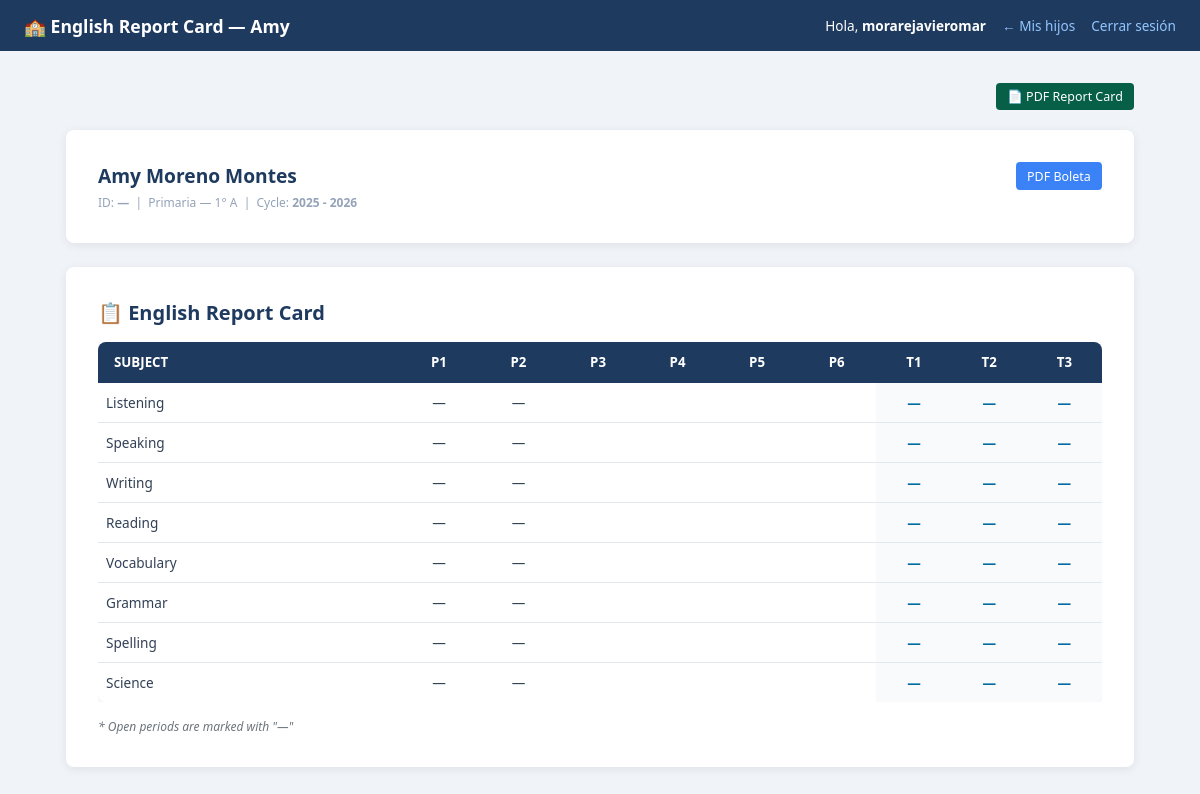
The app's page /padre/boleta_ingles.php?alumno_id=1 (signed in) with its own data.
### tables this page shows
CREATE TABLE `alumnos` (
  `id` int(10) unsigned NOT NULL AUTO_INCREMENT,
  `user_id` int(10) unsigned NOT NULL,
  `matricula` varchar(25) DEFAULT NULL,
  `nombre` varchar(100) NOT NULL,
  `apellido_paterno` varchar(60) NOT NULL,
  `apellido_materno` varchar(60) DEFAULT NULL,
  `curp` char(18) DEFAULT NULL,
  `fecha_nacimiento` date NOT NULL,
  `fecha_ingreso` date NOT NULL,
  `genero` enum('masculino','femenino','otro') NOT NULL,
  `rol` enum('estudiante') NOT NULL DEFAULT 'estudiante',
  `grado` tinyint(3) unsigned NOT NULL COMMENT '1-6',
  `grupo` enum('A','B','C','D') NOT NULL,
  `seccion` enum('maternal','preescolar','primaria','secundaria') NOT NULL,
  `activo` tinyint(1) NOT NULL DEFAULT 1,
  `creado_en` datetime NOT NULL DEFAULT current_timestamp(),
  `estatus` enum('nuevo_ingreso','reinscripcion','regular','baja') NOT NULL DEFAULT 'regular' COMMENT 'Estatus del alumno',
  `beca_interna` decimal(10,2) NOT NULL DEFAULT 0.00 COMMENT 'Monto de beca interna',
  `beca_externa` decimal(10,2) NOT NULL DEFAULT 0.00 COMMENT 'Monto de beca externa',
  PRIMARY KEY (`id`),
  UNIQUE KEY `user_id` (`user_id`),
  UNIQUE KEY `curp` (`curp`),
  UNIQUE KEY `matricula` (`matricula`),
  KEY `idx_estatus` (`estatus`),
  KEY `idx_beca_interna` (`beca_interna`),
  KEY `idx_beca_externa` (`beca_externa`),
  KEY `idx_fecha_ingreso` (`fecha_ingreso`),
  KEY `idx_apellidos_nombre` (`apellido_paterno`,`apellido_materno`,`nombre`),
  CONSTRAINT `alumnos_ibfk_1` FOREIGN KEY (`user_id`) REFERENCES `users` (`id`) ON DELETE CASCADE
);

CREATE TABLE `ciclos_escolares` (
  `id` int(10) unsigned NOT NULL AUTO_INCREMENT,
  `nombre` varchar(30) NOT NULL,
  `fecha_inicio` date NOT NULL,
  `fecha_fin` date NOT NULL,
  `activo` tinyint(1) NOT NULL DEFAULT 0,
  `creado_en` timestamp NOT NULL DEFAULT current_timestamp(),
  PRIMARY KEY (`id`),
  UNIQUE KEY `nombre` (`nombre`)
);

CREATE TABLE `asignaciones` (
  `id` int(10) unsigned NOT NULL AUTO_INCREMENT,
  `ciclo_id` int(10) unsigned NOT NULL,
  `materia_id` int(10) unsigned NOT NULL,
  `campo_formativo_id` int(10) unsigned DEFAULT NULL COMMENT 'NULL para Higiene',
  `seccion` enum('maternal','preescolar','primaria','secundaria') NOT NULL,
  `grado` tinyint(3) unsigned NOT NULL,
  `grupo` varchar(10) NOT NULL DEFAULT 'A',
  `orden` tinyint(3) unsigned NOT NULL DEFAULT 0 COMMENT 'Orden en la boleta',
  `activo` tinyint(1) NOT NULL DEFAULT 1,
  `creado_en` datetime NOT NULL DEFAULT current_timestamp(),
  `created_at` timestamp NOT NULL DEFAULT current_timestamp(),
  PRIMARY KEY (`id`),
  UNIQUE KEY `uk_asignacion` (`ciclo_id`,`materia_id`,`seccion`,`grado`,`grupo`),
  KEY `fk_asig_materia` (`materia_id`),
  KEY `fk_asig_campo` (`campo_formativo_id`),
  CONSTRAINT `fk_asig_campo` FOREIGN KEY (`campo_formativo_id`) REFERENCES `campos_formativos` (`id`),
  CONSTRAINT `fk_asig_ciclo` FOREIGN KEY (`ciclo_id`) REFERENCES `ciclos_escolares` (`id`),
  CONSTRAINT `fk_asig_materia` FOREIGN KEY (`materia_id`) REFERENCES `materias` (`id`)
);

CREATE TABLE `materias` (
  `id` int(10) unsigned NOT NULL AUTO_INCREMENT,
  `nombre` varchar(80) NOT NULL,
  `campo_formativo_id` int(10) unsigned DEFAULT NULL,
  `es_ingles` tinyint(1) NOT NULL DEFAULT 0,
  `es_artes` tinyint(1) NOT NULL DEFAULT 0,
  `es_higiene` tinyint(1) NOT NULL DEFAULT 0,
  `es_disciplina` tinyint(1) NOT NULL DEFAULT 0,
  `es_ausencias` tinyint(1) NOT NULL DEFAULT 0,
  `grupo_visual` varchar(30) DEFAULT NULL COMMENT 'base|ciencias|ingles|artes|cocurriculares|higiene|disciplina|ausencias',
  `activo` tinyint(1) NOT NULL DEFAULT 1,
  `creado_en` datetime NOT NULL DEFAULT current_timestamp(),
  PRIMARY KEY (`id`),
  KEY `fk_materia_campo` (`campo_formativo_id`),
  CONSTRAINT `fk_materia_campo` FOREIGN KEY (`campo_formativo_id`) REFERENCES `campos_formativos` (`id`)
);

### models/CicloModel.php (called while the page is built, shortened)
<?php
class CicloModel {
    private mysqli $db;
    public function __construct(mysqli $db) {
        $this->db = $db;
    }
    public function obtenerActivo(): ?array {
        $res = $this->db->query(
            "SELECT id, nombre, fecha_inicio, fecha_fin
             FROM ciclos_escolares WHERE activo = 1 LIMIT 1"
        );
        return ($res && $res->num_rows > 0) ? $res->fetch_assoc() : null;
    }
}

### models/BoletaInglesModel.php (called while the page is built, shortened)
<?php
class BoletaInglesModel {
    private mysqli $db;
    public function __construct(mysqli $db) {
        $this->db = $db;
    }
    public function obtenerBoletaIngles(int $alumnoId, int $cicloId): array {
        $stmtAl = $this->db->prepare("
            SELECT al.nombre, al.apellido_paterno, al.apellido_materno,
                   al.matricula, al.grado, al.grupo, al.seccion
            FROM alumnos al
            WHERE al.id = ? LIMIT 1
        ");
        $stmtAl->bind_param('i', $alumnoId);
        $stmtAl->execute();
        $alumno = $stmtAl->get_result()->fetch_assoc();
        $stmtP = $this->db->prepare("
            SELECT periodo FROM periodos_apertura
            WHERE ciclo_id = ?
            ORDER BY periodo ASC
        ");
        $stmtP->bind_param('i', $cicloId);
        $stmtP->execute();
        $resP = $stmtP->get_result();
        $periodosAbiertos = [];
        while ($row = $resP->fetch_assoc()) {
            $periodosAbiertos[] = (int)$row['periodo'];
        }
        $sql = "
            SELECT a.id AS asignacion_id, a.orden,
                   m.nombre AS materia_nombre,
                   m.id AS materia_id
            FROM asignaciones a
            JOIN materias m ON m.id = a.materia_id
            WHERE a.ciclo_id = ?
              AND a.seccion = ?
              AND a.grado = ?
              AND a.grupo = ?
              AND a.activo = 1
              AND m.es_ingles = 1
            ORDER BY a.orden ASC
        ";
        $stmtAsig = $this->db->prepare($sql);
        $stmtAsig->bind_param('isis', $cicloId, $alumno['seccion'], $alumno['grado'], $alumno['grupo']);
        $stmtAsig->execute();
        $asignaciones = $stmtAsig->get_result()->fetch_all(MYSQLI_ASSOC);
        $ordenIngles = [
            'Listening' => null,
            'Speaking' => null,
            'Writing' => null,
            'Reading' => null,
            'Vocabulary' => null,
            'Grammar' => null,
            'Spelling' => null,
            'Science' => null
        ];
        foreach ($asignaciones as $asig) {
            $nombre = trim($asig['materia_nombre'] ?? '');
            foreach ($ordenIngles as $key => $value) {
                if (strcasecmp($nombre, $key) === 0) {
                    $cals = [];
                    for ($p = 1; $p <= 6; $p++) {
                        $cals[$p] = $this->obtenerCalificacionDirecta($alumnoId, $asig['asignacion_id'], $p);
                    }
                    $trims = [];
                    for ($t = 1; $t <= 3; $t++) {
                        $trims[$t] = $this->calcTrimestre($cals[$t*2-1], $cals[$t*2]);
                    }
                    $asig['calificaciones'] = $cals;
                    $asig['trimestres'] = $trims;
                    $ordenIngles[$key] = $asig;
                    break;
                }
            }
        }
        $materiasFinal = [];
        foreach ($ordenIngles as $nombre => $materia) {
            if ($materia !== null) {
                $materia['materia_nombre'] = $nombre;
                $materiasFinal[] = $materia;
            }
        }
        return [
            'alumno' => $alumno,
            'ciclo_id' => $cicloId,
            'periodosAbiertos' => $periodosAbiertos,
            'materias' => $materiasFinal,
        ];
    }
    private function obtenerCalificacionDirecta(int $alumnoId, int $asignacionId, int $periodo): ?float {
        $stmt = $this->db->prepare("
            SELECT AVG(calificacion) AS promedio
            FROM calificaciones
            WHERE alumno_id = ? AND asignacion_id = ? AND periodo = ?
        ");
        $stmt->bind_param('iii', $alumnoId, $asignacionId, $periodo);
        $stmt->execute();
        $res = $stmt->get_result()->fetch_assoc();
        return ($res && $res['promedio'] !== null) ? (float)round($res['promedio'], 1) : null;
    }
    private function calcTrimestre(?float $p1, ?float $p2): ?float {
        return null;
    }
}

### padre/boleta_ingles.php (the view, shortened to what this page needs)
<?php
require_once __DIR__ . '/../models/AlumnoModel.php';
require_once __DIR__ . '/../models/CicloModel.php';
require_once __DIR__ . '/../models/BoletaInglesModel.php';
$db = getConexion();
$cicloModelo = new CicloModel($db);
$boletaInglesModel = new BoletaInglesModel($db);
$cicloActivo = $cicloModelo->obtenerActivo();
$alumnoId = (int)($_GET['alumno_id'] ?? 0);
$boleta = $boletaInglesModel->obtenerBoletaIngles($alumnoId, (int)$cicloActivo['id']);
$alumno = $boleta['alumno'] ?? [];
$materias = $boleta['materias'] ?? [];
$periodosAbiertos = $boleta['periodosAbiertos'] ?? [];
$pageTitle = 'English Report Card — ' . ($alumno['nombre'] ?? '');
$backLink = 'mis_hijos.php';
$backLabel = '← Mis hijos';
include __DIR__ . '/../includes/header.php';
?>
<main class="container">
    <div style="margin-bottom: 20px; text-align: right;">
        <a class="btn btn--sm btn--success"
           href="boleta_pdf_ingles.php?alumno_id=<?= $alumnoId ?>"
           target="_blank">
            📄 PDF Report Card
        </a>
    </div>
    <?php if (empty($alumno)): ?>
        <p class="empty-state">Student information not found.</p>
    <?php else: ?>
    <div class="card" style="margin-bottom:1.5rem;">
        <div style="display:flex; justify-content:space-between; align-items:start; flex-wrap:wrap; gap:1rem;">
            <div>
                <h2 style="color:var(--color-primary); font-size:1.2rem; margin-bottom:.3rem;">
                    <?= htmlspecialchars($alumno['nombre'] . ' ' . $alumno['apellido_paterno'] . ' ' . ($alumno['apellido_materno'] ?? '')) ?>
                </h2>
                <p class="form-hint">
                    ID: <strong><?= htmlspecialchars($alumno['matricula'] ?? '—') ?></strong>
                    &nbsp;|&nbsp;
                    <?= ucfirst($alumno['seccion']) ?> — <?= $alumno['grado'] ?>° <?= $alumno['grupo'] ?>
                    &nbsp;|&nbsp;
                    Cycle: <strong><?= htmlspecialchars($cicloActivo['nombre']) ?></strong>
                </p>
            </div>
            <a class="btn btn--sm btn--accent"
           href="boleta_pdf_ingles.php?alumno_id=<?= $alumnoId ?>"
           target="_blank">
          PDF Boleta
        </a>
        </div>
    </div>
    <section class="card">
        <h3 class="section-title" style="margin-bottom:1rem;">📋 English Report Card</h3>
        <?php if (empty($materias)): ?>
            <p class="empty-state">No English subjects found for this student.</p>
        <?php else: ?>
        <div style="overflow-x:auto;">
            <table class="data-table">
                <thead>
                    <tr>
                        <th style="text-align:left; width:30%;">SUBJECT</th>
                        <?php for ($p = 1; $p <= 6; $p++): ?>
                            <th style="text-align:center; min-width:50px;">P<?= $p ?></th>
                        <?php endfor; ?>
                        <th style="text-align:center;">T1</th>
                        <th style="text-align:center;">T2</th>
                        <th style="text-align:center;">T3</th>
                    </tr>
                </thead>
                <tbody>
                    <?php foreach ($materias as $m): ?>
                        <tr>
                            <td style="font-size:.85rem; font-weight:500; padding:10px 8px;">
                                <?= htmlspecialchars($m['materia_nombre']) ?>
                            </td>
                            <?php for ($p = 1; $p <= 6; $p++): ?>
                                <?php $cal = $m['calificaciones'][$p] ?? null; ?>
                                <td style="text-align:center; font-size:.85rem; padding:8px 4px;
                                    <?= ($cal !== null && $cal < 6) ? 'color:#dc2626; font-weight:700;' : '' ?>">
                                    <?= $cal !== null ? $cal : (in_array($p, $periodosAbiertos) ? '—' : '') ?>
                                </td>
                            <?php endfor; ?>
                            <?php for ($t = 1; $t <= 3; $t++): ?>
                                <?php $prom = $m['trimestres'][$t] ?? null; ?>
                                <td style="text-align:center; font-size:.85rem; font-weight:700; background:#f8fafc; padding:8px 4px;
                                    <?= ($prom !== null && $prom < 6) ? 'color:#dc2626;' : 'color:#0369a1;' ?>">
                                    <?= $prom !== null ? $prom : '—' ?>
                                </td>
                            <?php endfor; ?>
                        </tr>
                    <?php endforeach; ?>
                </tbody>
            </table>
        </div>
        <?php if (!empty($periodosAbiertos)): ?>
            <p style="font-size:0.75rem; color:#6c757d; margin-top:1rem; font-style:italic;">
                * Open periods are marked with "—"
            </p>
        <?php endif; ?>
        <?php endif; ?>
    </section>
    <?php endif; ?>
</main>
<?php include __DIR__ . '/../includes/footer.php'; ?>

### includes/header.php (shortened to what this page needs)
<?php
$backLabel = $backLabel ?? '← Menú';
$backLink  = $backLink  ?? '';
?>
<!DOCTYPE html>
<html lang="es">
<head>
  <link rel="stylesheet" href="/proyecto/css/style.css">
</head>
<body>
<header class="site-header">
  <span class="site-header__title">
    🏫 <?= htmlspecialchars($pageTitle ?? 'Sistema Escolar') ?>
  </span>
  <nav class="site-header__nav" aria-label="Navegación de cabecera">
    <?php if (!empty($_SESSION['username'])): ?>
      <span>Hola, <strong><?= htmlspecialchars($_SESSION['username']) ?></strong></span>
    <?php endif; ?>
    <?php if ($backLink !== ''): ?>
      <a href="<?= htmlspecialchars($backLink) ?>"><?= htmlspecialchars($backLabel) ?></a>
    <?php endif; ?>
    <?php if (!empty($_SESSION['user_id'])): ?>
      <a href="/proyecto/logout.php">Cerrar sesión</a>
    <?php endif; ?>
  </nav>
</header>

### css/style.css (style rules this page uses)
:root { --color-primary: #1e3a5f; --color-primary-h: #2d5282; --color-accent: #3b82f6; --color-bg: #f0f4f8; --color-surface: #ffffff; --color-border: #e2e8f0; --color-text: #334155; --color-muted: #64748b; --color-placeholder:#94a3b8; --color-success-bg: #d1fae5; --color-success-tx: #065f46; --color-error-bg: #fee2e2; --color-error-tx: #991b1b; --color-warn-bg: #fef3c7; --color-warn-tx: #92400e; --color-info-bg: #eff6ff; --color-info-tx: #1e3a5f; --color-badge-bg: #dbeafe; --color-badge-tx: #1d4ed8; --radius: 8px; --radius-sm: 4px; --shadow: 0 2px 10px rgba(0,0,0,.08); --shadow-lg: 0 6px 18px rgba(0,0,0,.12); --font: 'Segoe UI', system-ui, sans-serif; }
*, *::before, *::after { box-sizing: border-box; margin: 0; padding: 0; }
body { font-family: var(--font); background: var(--color-bg); color: var(--color-text); min-height: 100vh; }
.container { max-width: 1100px; margin: 2rem auto; padding: 0 1rem; }
.site-header { background: var(--color-primary); color: #fff; display: flex; align-items: center; justify-content: space-between; padding: .85rem 1.5rem; }
.site-header__title { font-size: 1.1rem; font-weight: 600; }
.site-header__nav { display: flex; align-items: center; gap: 1rem; font-size: .85rem; }
.site-header__nav a { color: #93c5fd; text-decoration: none; }
.card { background: var(--color-surface); border-radius: var(--radius); box-shadow: var(--shadow); padding: 2rem; }
.section-title { color: var(--color-primary); margin-bottom: 1.2rem; font-size: 1.25rem; }
.form-hint { font-size: .75rem; color: var(--color-placeholder); }
.btn { display: inline-block; background: var(--color-primary); color: #fff; border: none; border-radius: var(--radius-sm); padding: .75rem 1.5rem; font-size: .95rem; font-family: var(--font); cursor: pointer; text-decoration: none; margin-top: .5rem; transition: background .15s; }
.btn--sm { padding: .32rem .7rem; font-size: .78rem; margin-top: 0; }
.btn--success { background: #065f46; }
.btn--accent { background: var(--color-accent); }
.data-table { width: 100%; border-collapse: collapse; background: var(--color-surface); border-radius: var(--radius); overflow: hidden; box-shadow: var(--shadow); }
.data-table thead th { background: var(--color-primary); color: #fff; padding: .7rem 1rem; text-align: left; font-size: .83rem; }
.data-table tbody td { padding: .65rem 1rem; font-size: .85rem; border-bottom: 1px solid var(--color-border); }
.data-table tbody tr:last-child td { border-bottom: none; }

### records on screen
alumnos: nombre "English Report Card — Amy", nombre+apellido_paterno+apellido_materno "Amy Moreno Montes", matricula "—", seccion "Primaria", grado "1", grupo "A"
ciclos_escolares: nombre "2025 - 2026"
asignaciones: materia.nombre "Listening"
asignaciones: materia.nombre "Speaking"
asignaciones: materia.nombre "Writing"
asignaciones: materia.nombre "Reading"
asignaciones: materia.nombre "Vocabulary"
asignaciones: materia.nombre "Grammar"
asignaciones: materia.nombre "Spelling"
asignaciones: materia.nombre "Science"

### other values on screen
$_SESSION['username'] "morarejavieromar"
$backLabel "← Mis hijos"
